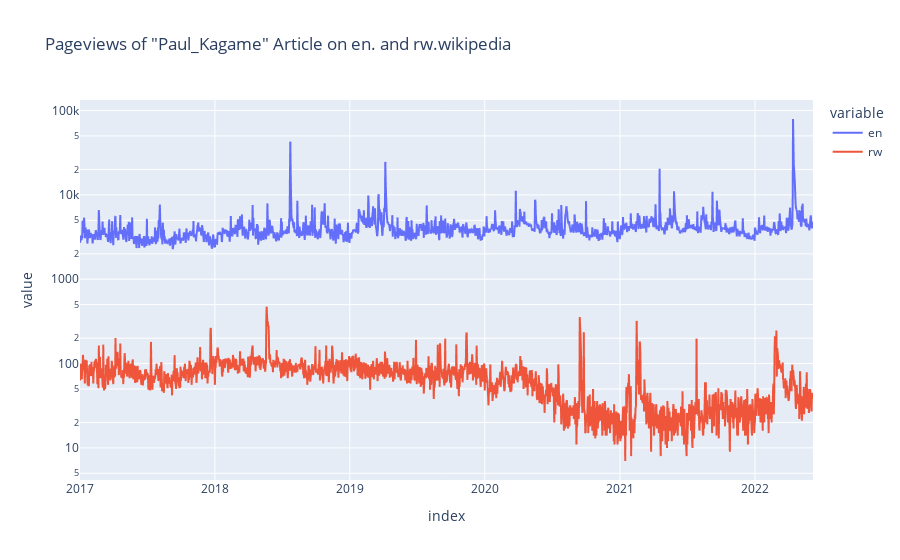

The notebook cell saved with this chart:
### Markdown cell above
## visualize

### Code cell
# plot the Paul_Kagame pageviews (pk)
fig = px.line(pk, y=['en', 'rw'], log_y=True,
              title='Pageviews of "Paul_Kagame" Article on en. and rw.wikipedia')
fig.update_layout(hovermode="x unified")
fig.show()

### Figure 1 — Plotly figure (JSON) as saved in the notebook; plotly's stock layout.template omitted (floating-point values rounded to 4 significant figures; data arrays with more than 128 entries replaced by an {"elided": "..."} marker saying what was removed)
{"data": [{"hovertemplate": "variable=en<br>index=%{x}<br>value=%{y}<extra></extra>", "legendgroup": "en", "line": {"color": "#636efa", "dash": "solid"}, "marker": {"symbol": "circle"}, "mode": "lines", "name": "en", "showlegend": true, "type": "scattergl", "x": {"elided": "1984 str values"}, "xaxis": "x", "y": {"elided": "1984 int values"}, "yaxis": "y"}, {"hovertemplate": "variable=rw<br>index=%{x}<br>value=%{y}<extra></extra>", "legendgroup": "rw", "line": {"color": "#EF553B", "dash": "solid"}, "marker": {"symbol": "circle"}, "mode": "lines", "name": "rw", "showlegend": true, "type": "scattergl", "x": {"elided": "1984 str values"}, "xaxis": "x", "y": {"elided": "1984 int values"}, "yaxis": "y"}], "layout": {"hovermode": "x unified", "legend": {"title": {"text": "variable"}, "tracegroupgap": 0}, "title": {"text": "Pageviews of \"Paul_Kagame\" Article on en. and rw.wikipedia"}, "xaxis": {"anchor": "y", "domain": [0, 1], "title": {"text": "index"}}, "yaxis": {"anchor": "x", "domain": [0, 1], "title": {"text": "value"}, "type": "log"}}}
